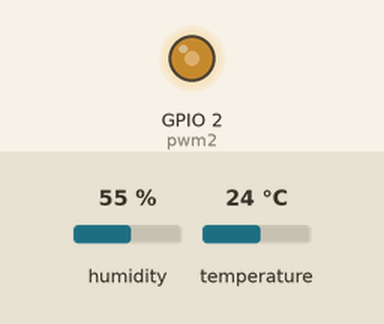
Recording of a program running on a simulated ESP32 board running MicroPython. Parts: output pins drawn as LEDs (lit = HIGH). Inputs (shaded band) come from the test bench; at power-on: humidity 55 %, temperature 24 °C. What the program prints to the serial console is not drawn.

Above: at 0.2 s.
Timing chart, 0 to 1.7 s (numbered marks = the images above):
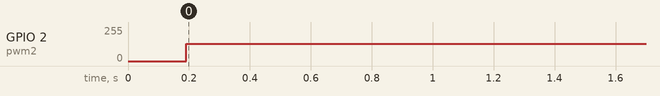

Measured:
- by itself, GPIO 2 (pwm2): 0/255 → 128/255 at 0.19 s

The program:

main.py
```python
import machine
from machine import Timer
import si7021
from machine import I2C, Pin, PWM

tim1 = Timer(-1)
tim2 = Timer(-1)
tim3 = Timer(-1)


def setup():

    #i2c = I2C(Pin(5), Pin(4)) #ESP8266 - ESP32 DEVKIT
    i2c = I2C(sda=Pin(4), scl=Pin(5)) #Wemos D1: pin4=D2, pin5=D1

    global sensor_si
    sensor_si = si7021.SI7021(i2c, debug=True)

    global pwm2
    pwm2 = PWM(Pin(2), freq=2, duty=512) #ESP8266 - ESP32 DEVKIT
    #pwm2 = PWM(Pin(25), freq=2, duty=512) #ESP32+LORA+OLED


def pubm():

    si_temperature = sensor_si.temperature
    si_humidity = sensor_si.humidity

    print(si_temperature)
    print(si_humidity)


def run_timer():

    tim3.init(period=10000, mode=Timer.PERIODIC, callback=lambda t: pubm())
    # tim1.init(period=10000, mode=Timer.ONE_SHOT, callback=lambda t: connect_mqtt_client())


def main():
    run_timer()


if __name__ == '__main__':
    setup()
    main()
```

si7021.py
```python
'''
SI7021 is a micropython module for the SI7021 sensor. It measures
Temperature as well as Humidity.
'''

from ustruct import unpack as unp
import ustruct
import math
import time


class SI7021:

    __I2C_ADDR = 0x40

    #I2C commands
    __RH_READ            = 0xE5
    __TEMP_READ          = 0xE3
    __POST_RH_TEMP_READ  = 0xE0
    __RESET              = 0xFE
    __USER1_READ         = 0xE7
    __USER1_WRITE        = 0xE6
    __CRC8_POLYNOMINAL   = 0x13100 # CRC8 polynomial for 16bit CRC8 x^8 + x^5 + x^4 + 1
    TRIGGER_TEMP_MEASURE_HOLD   = 0xE3
    TRIGGER_HUMD_MEASURE_HOLD   = 0xE5
    TRIGGER_TEMPERATURE_NO_HOLD = 0xF3
    TRIGGER_HUMIDITY_NO_HOLD    = 0xF5


    '''
    Module for the SI7021 sensor.
    '''

    # init
    def __init__(self, i2c, address=__I2C_ADDR, debug=False):

        self.i2c = i2c
        self.si_addr = address
        self.debug = debug
        self.si_exists = False
        self.status = 0

        self.T_raw = None
        self.H_raw = None

        self.gauge = self.makegauge() # Generator instance
        for _ in range(128):
            next(self.gauge)
            time.sleep_ms(1)

    def read_user_register(self):
    # Read the user register byte
        reg = None
        try:
            reg = self.i2c.readfrom_mem(self.si_addr, self.__USER1_READ, 1)
        except OSError as e:
            self.status = 0
            self.soft_reset()
            if self.debug:
                print("Sensor Error or not present: %s" % e)
            return 0

        self.status = 1

        if self.debug:
            print("Sensor present / Register Byte: %s" % reg)
        return self.status

    def soft_reset(self):
    # Soft Reset
        try:
            self.i2c.writeto(self.si_addr, ustruct.pack('b', self.__RESET))
        except OSError as e:
            return None
        return 1

    def makegauge(self):
        '''
        Generator refreshing the raw measurments.
        time.sleep(1)           # sleep for 1 second
        time.sleep_ms(500)      # sleep for 500 milliseconds
        time.sleep_us(10)       # sleep for 10 microseconds
        start = time.ticks_ms() # get millisecond counter
        delta = time.ticks_diff(start, time.ticks_ms()) # compute time difference
        '''
        delays = -25  # mS delay

        while True:

            if self.status == 0 or self.status > 1:
                self.read_user_register()
                yield None
            else:

                #TEMPERATURE_NO_HOLD
                try:
                    self.i2c.writeto(self.si_addr, ustruct.pack('b', self.TRIGGER_TEMPERATURE_NO_HOLD))
                except OSError:
                    self.status = 12
                    yield None

                t_start = time.ticks_ms()
                while time.ticks_diff(t_start, time.ticks_ms()) <= delays:
                    yield None
                try:
                    self.T_raw = self.i2c.readfrom(self.si_addr, 3)
                except:
                    self.status = 13
                    yield None

                #HUMIDITY_NO_HOLD
                try:
                    self.i2c.writeto(self.si_addr, ustruct.pack('b', self.TRIGGER_HUMIDITY_NO_HOLD))
                except OSError:
                    self.status = 22
                    yield None

                t_start = time.ticks_ms()
                while time.ticks_diff(t_start, time.ticks_ms()) <= delays:
                    yield None
                try:
                    self.H_raw = self.i2c.readfrom(self.si_addr, 3)
                except:
                    self.status = 23
                    yield None

                yield True


    @property
    def temperature(self):
        '''
        Temperature in degree C.
        '''
        try:
            next(self.gauge)
        except StopIteration:
            if self.debug:
                print("StopIteration")
            return -255

        value = self.T_raw
        if self.status == 0:
            value = 0

        if not self.crc8check(value):
            if self.debug:
                print("crc8check: %s" % value)
            return -255

        raw_temp = (value[0] << 8) + value[1]

        raw_temp = raw_temp & 0xFFFC  # Clear the status bits

        # Calculate the actual temperature
        actual_temp = -46.85 + (175.72 * raw_temp / 65536)

        return actual_temp

    @property
    def humidity(self):
        '''
        Temperature in RH.
        '''

        try:
            next(self.gauge)
        except StopIteration:
            return -255

        value = self.H_raw

        if self.status == 0:
            value = 0

        if not self.crc8check(value):
            return -255

        rawRHData = (value[0] << 8) + value[1]

        rawRHData = rawRHData & 0xFFFC;  # Clear the status bits

        # Calculate the actual RH
        actualRH = -6 + (125.0 * rawRHData / 65536)

        return actualRH


    def crc8check(self, value):
        # Calulate the CRC8 for the data received
        # from https://github.com/sparkfun/HTU21D_Breakout
        if not value:
            return False

        remainder = ((value[0] << 8) + value[1]) << 8
        remainder |= value[2]

        # POLYNOMIAL = 0x0131 = x^8 + x^5 + x^4 + 1
        # divsor = 0x988000 is polynomial shifted to farthest left of three bytes
        divsor = 0x988000

        for i in range(0, 16):
            if (remainder & 1 << (23 - i)):
                remainder ^= divsor

            divsor = divsor >> 1

        if remainder == 0:
            return True
        else:
            return False
```
